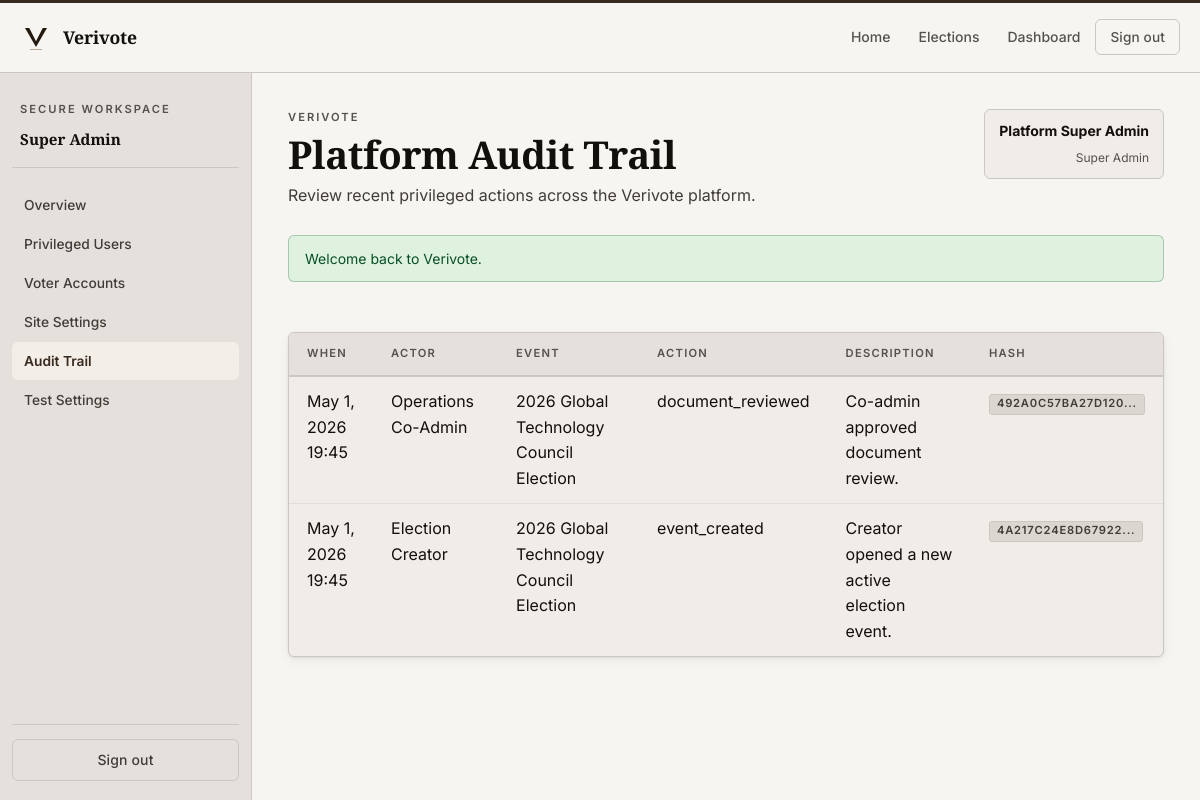
Screenshot of /admin/audits.php (signed in) with the database file from the repository.
### tables this page shows
CREATE TABLE audit_logs (
    id BIGINT UNSIGNED AUTO_INCREMENT PRIMARY KEY,
    actor_user_id BIGINT UNSIGNED NULL,
    event_id BIGINT UNSIGNED NULL,
    action_type VARCHAR(100) NOT NULL,
    target_table VARCHAR(100) NOT NULL,
    target_id VARCHAR(100) NOT NULL,
    description VARCHAR(255) NOT NULL,
    metadata_json JSON NULL,
    ip_address VARCHAR(64) NULL,
    user_agent VARCHAR(255) NULL,
    previous_hash CHAR(64) NULL,
    entry_hash CHAR(64) NOT NULL,
    created_at TIMESTAMP NOT NULL DEFAULT CURRENT_TIMESTAMP,
    KEY idx_audit_event (event_id),
    CONSTRAINT fk_audit_user FOREIGN KEY (actor_user_id) REFERENCES users(id) ON DELETE SET NULL,
    CONSTRAINT fk_audit_event FOREIGN KEY (event_id) REFERENCES events(id) ON DELETE SET NULL
);

CREATE TABLE users (
    id BIGINT UNSIGNED AUTO_INCREMENT PRIMARY KEY,
    role_id INT UNSIGNED NOT NULL,
    full_name VARCHAR(150) NOT NULL,
    email VARCHAR(190) NOT NULL UNIQUE,
    phone VARCHAR(40) NOT NULL UNIQUE,
    password_hash VARCHAR(255) NOT NULL,
    status ENUM('pending', 'active', 'suspended') NOT NULL DEFAULT 'pending',
    email_verified_at DATETIME NULL,
    phone_verified_at DATETIME NULL,
    last_login_at DATETIME NULL,
    failed_login_count INT UNSIGNED NOT NULL DEFAULT 0,
    created_at TIMESTAMP NOT NULL DEFAULT CURRENT_TIMESTAMP,
    updated_at TIMESTAMP NOT NULL DEFAULT CURRENT_TIMESTAMP ON UPDATE CURRENT_TIMESTAMP,
    CONSTRAINT fk_users_role FOREIGN KEY (role_id) REFERENCES roles(id)
);

CREATE TABLE events (
    id BIGINT UNSIGNED AUTO_INCREMENT PRIMARY KEY,
    created_by BIGINT UNSIGNED NOT NULL,
    title VARCHAR(200) NOT NULL,
    slug VARCHAR(220) NOT NULL UNIQUE,
    description TEXT NOT NULL,
    ballot_type ENUM('single_choice') NOT NULL DEFAULT 'single_choice',
    status ENUM('draft', 'scheduled', 'active', 'closed', 'archived') NOT NULL DEFAULT 'draft',
    start_at DATETIME NOT NULL,
    end_at DATETIME NOT NULL,
    timezone VARCHAR(80) NOT NULL DEFAULT 'UTC',
    result_visibility ENUM('private', 'public_after_close', 'public_live') NOT NULL DEFAULT 'public_after_close',
    personal_verification_enabled TINYINT(1) NOT NULL DEFAULT 1,
    public_audit_enabled TINYINT(1) NOT NULL DEFAULT 1,
    allow_self_registration TINYINT(1) NOT NULL DEFAULT 1,
    max_votes_per_token TINYINT UNSIGNED NOT NULL DEFAULT 1,
    verification_policy ENUM('all_required', 'any_one', 'custom') NOT NULL DEFAULT 'all_required',
    eligibility_rules TEXT NULL,
    event_notice TEXT NULL,
    created_at TIMESTAMP NOT NULL DEFAULT CURRENT_TIMESTAMP,
    updated_at TIMESTAMP NOT NULL DEFAULT CURRENT_TIMESTAMP ON UPDATE CURRENT_TIMESTAMP,
    CONSTRAINT fk_events_creator FOREIGN KEY (created_by) REFERENCES users(id)
);

### config/database.php (called while the page is built, shortened)
<?php
function db(): PDO
{
    $config = app_config('db');
    $dsn = sprintf(
        'mysql:host=%s;port=%s;dbname=%s;charset=%s',
        $config['host'],
        $config['port'],
        $config['name'],
        $config['charset']
    );
    $pdo = new PDO($dsn, $config['user'], $config['pass'], [
        PDO::ATTR_ERRMODE => PDO::ERRMODE_EXCEPTION,
        PDO::ATTR_DEFAULT_FETCH_MODE => PDO::FETCH_ASSOC,
        PDO::ATTR_EMULATE_PREPARES => false,
    ]);
    return $pdo;
}

### includes/helpers.php (called while the page is built, shortened)
<?php
function e(null|string|int|float $value): string
{
    return htmlspecialchars((string) $value, ENT_QUOTES | ENT_SUBSTITUTE, 'UTF-8');
}
function format_datetime(?string $value, string $format = 'M j, Y H:i T'): string
{
    return (new DateTimeImmutable($value))->format($format);
}
function fetch_all(string $sql, array $params = []): array
{
    $statement = db()->prepare($sql);
    $statement->execute($params);
    return $statement->fetchAll();
}

### admin/audits.php (the view, shortened to what this page needs)
<?php
$logs = fetch_all(
    'SELECT audit_logs.*, users.full_name, events.title AS event_title
     FROM audit_logs
     LEFT JOIN users ON users.id = audit_logs.actor_user_id
     LEFT JOIN events ON events.id = audit_logs.event_id
     ORDER BY audit_logs.id DESC
     LIMIT 300'
);
include dirname(__DIR__) . '/includes/header.php';
?>
<section class="table-wrap">
    <table>
        <thead>
        <tr>
            <th>When</th>
            <th>Actor</th>
            <th>Event</th>
            <th>Action</th>
            <th>Description</th>
            <th>Hash</th>
        </tr>
        </thead>
        <tbody>
        <?php foreach ($logs as $log): ?>
            <tr>
                <td><?= e(format_datetime($log['created_at'], 'M j, Y H:i')); ?></td>
                <td><?= e($log['full_name'] ?: 'Anonymous / system'); ?></td>
                <td><?= e($log['event_title'] ?: 'Platform'); ?></td>
                <td><?= e($log['action_type']); ?></td>
                <td><?= e($log['description']); ?></td>
                <td><span class="badge badge-muted"><?= e(substr($log['entry_hash'], 0, 16)); ?>...</span></td>
            </tr>
        <?php endforeach; ?>
        </tbody>
    </table>
</section>
<?php include dirname(__DIR__) . '/includes/footer.php'; ?>

### assets/css/app.css (style rules this page uses)
:root { --canvas: oklch(97% 0.006 75); --surface: oklch(94.5% 0.007 73); --surface-alt: oklch(91% 0.009 70); --surface-deep: oklch(88% 0.010 68); --ink: oklch(17% 0.008 55); --ink-2: oklch(36% 0.010 58); --ink-3: oklch(44% 0.009 62); --rule: oklch(83% 0.008 72); --rule-soft: oklch(90% 0.006 74); --accent: oklch(30% 0.028 55); --accent-dark: oklch(22% 0.022 52); --accent-over: oklch(97% 0.005 75); --accent-tint: oklch(95% 0.010 72); --success: oklch(38% 0.10 150); --success-tint: oklch(94% 0.03 145); --warning: oklch(52% 0.11 68); --warning-tint: oklch(95% 0.04 75); --danger: oklch(40% 0.13 22); --danger-tint: oklch(95% 0.04 20); --container: min(1180px, calc(100vw - 40px)); --radius: 6px; --shadow: 0 1px 3px oklch(17% 0.008 55 / 0.07), 0 4px 12px oklch(17% 0.008 55 / 0.05); --shadow-lg: 0 2px 8px oklch(17% 0.008 55 / 0.07), 0 12px 32px oklch(17% 0.008 55 / 0.08); --hero-bg: oklch(16% 0.008 55); --hero-surface: oklch(22% 0.009 57); --hero-rule: oklch(35% 0.008 58); --hero-ink: oklch(93% 0.006 74); --hero-ink-2: oklch(64% 0.007 68); }
*, *::before, *::after { box-sizing: border-box; }
html { scroll-behavior: smooth; }
body { margin: 0; min-height: 100vh; background: var(--canvas); color: var(--ink); font-family: "Inter", system-ui, sans-serif; font-size: 1rem; line-height: 1.6; -webkit-font-smoothing: antialiased; }
.hero-rail, .panel, .table-wrap, .list-shell, .auth-shell, .results-strip, .ledger { border: 1px solid var(--rule); border-radius: var(--radius); background: var(--surface); box-shadow: var(--shadow); }
.badge { display: inline-flex; align-items: center; justify-content: center; min-height: 21px; padding: 0 7px; border-radius: 3px; font-size: 0.70rem; font-weight: 600; text-transform: uppercase; letter-spacing: 0.07em; border: 1px solid transparent; }
.badge-muted { background: var(--surface-deep); border-color: var(--rule); color: var(--ink-2); }
.table-wrap { overflow-x: auto; overflow-y: hidden; }
table { width: 100%; border-collapse: collapse; }
th, td { padding: 12px 18px; text-align: left; border-bottom: 1px solid var(--rule-soft); vertical-align: top; }
th { font-size: 0.70rem; font-weight: 600; text-transform: uppercase; letter-spacing: 0.11em; color: var(--ink-3); background: var(--surface-alt); border-bottom: 2px solid var(--rule); }
tr:last-child td { border-bottom: 0; }

### rows the page displays
audit_logs: created_at "May 1, 2026 19:45", actor_user.full_name "Operations Co-Admin", event.title "2026 Global Technology Council Election", action_type "document_reviewed", description "Co-admin approved document review.", entry_hash "492A0C57BA27D120"
audit_logs: created_at "May 1, 2026 19:45", actor_user.full_name "Election Creator", event.title "2026 Global Technology Council Election", action_type "event_created", description "Creator opened a new active election event.", entry_hash "4A217C24E8D67922"

### other values shown
format_status(str_replace('_', ' ', $role)) "Super Admin"
$link['label'] "Overview"
$link['label'] "Privileged Users"
$link['label'] "Voter Accounts"
$link['label'] "Site Settings"
$link['label'] "Audit Trail"
$link['label'] "Test Settings"
$pageHeading "Platform Audit Trail"
$pageDescription "Review recent privileged actions across the Verivote platform."
$user['full_name'] "Platform Super Admin"
$user['role_name'] "Super Admin"
$flash['message'] "Welcome back to Verivote."
